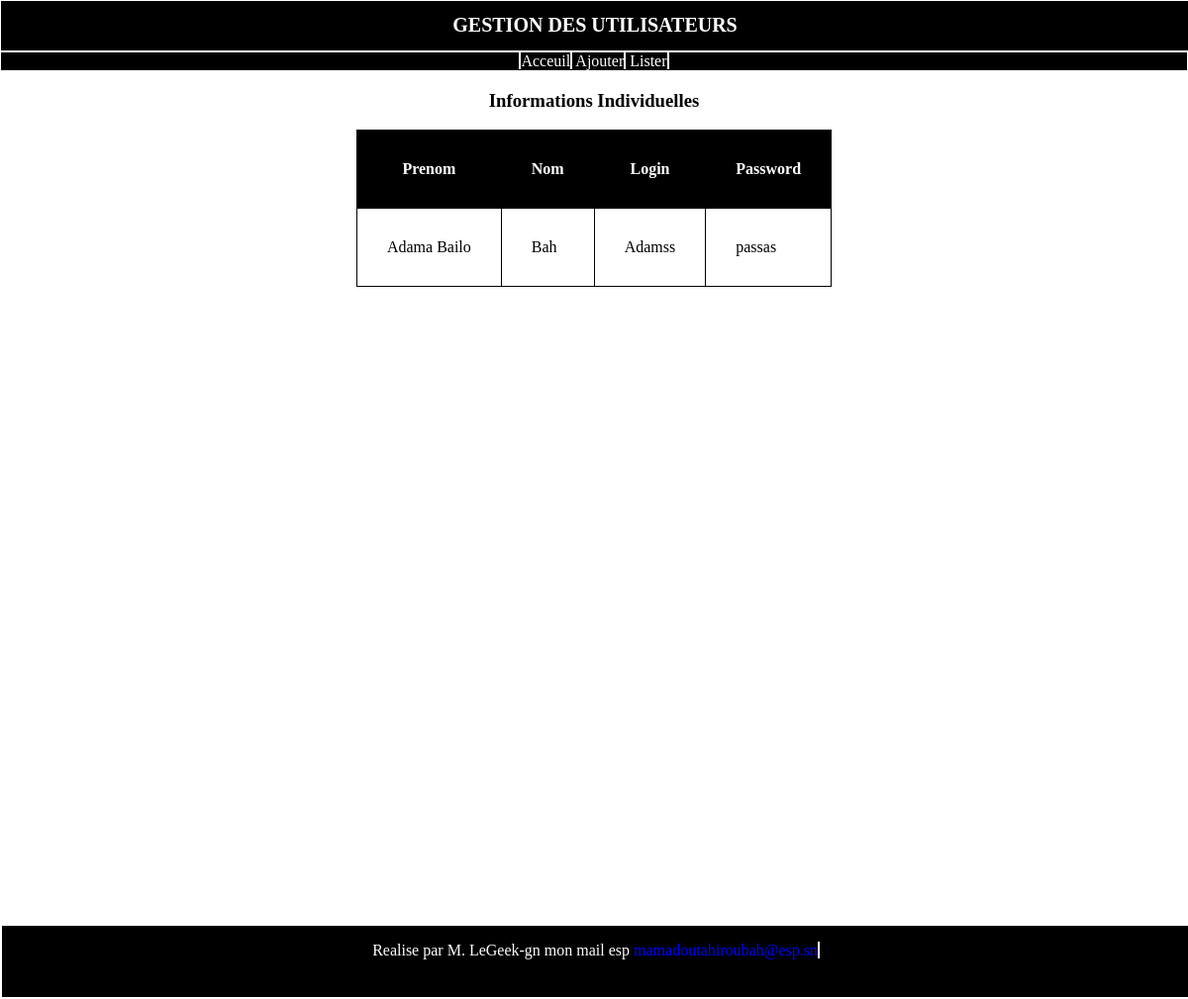
The app's page /affiche.php?login=Adamss with its own data.
### tables this page shows
CREATE TABLE `utilisateurs` (
  `prenom` varchar(100) DEFAULT NULL,
  `nom` varchar(50) DEFAULT NULL,
  `login` varchar(50) DEFAULT NULL,
  `password` varchar(50) DEFAULT NULL
);

### PUBLIC/affiche.php (the view, shortened to what this page needs)
<?php
	try {
		$bdd = new PDO("mysql:host=localhost;dbname=users","root");
	} catch (PDOException $e) {
		echo "Erreur d'accés de connexion dans la base de donée ".$e->getMessage();
	}
	$login = $_GET['login'];
	$rq = $bdd->prepare("SELECT * FROM utilisateurs WHERE login = :login");
	$rq->execute(array(
		'login' => $login
	));
 ?>
<!DOCTYPE html>
<html>
<head>
</head>
<body>
	<center>
		<h3>Informations Individuelles</h3>
		<table border="2" cellpadding="30" >
			<th>Prenom</th>
			<th>Nom</th>
			<th>Login</th>
			<th>Password</th>
			<?php foreach ($rq as $user):?>
			<tr>
				<td><?php echo $user['prenom'] ?></td>
				<td><?php echo $user['nom'] ?></td>
				<td><?php echo $user['login'] ?></td>
				<td><?php echo $user['password'] ?></td>
			</tr>
			<?php endforeach ?>
		</table>
	</center>
</body>
</html>

### PUBLIC/header.css (style rules this page uses)
body { margin: 0px; padding: 0px; }
.titre { background: black; color: white; width: 100%; font-size: 10px; border: 1px solid white; }
.lien { background: black; border: 1px solid white; }
div a { text-decoration: none; color: white; border-right: 2px solid white; }
div #accueil { border-left: 2px solid white; border-right: 2px solid white; }
th { background: black; color: white; }
table { border-collapse: collapse; border: 1px solid black; }

### PUBLIC/footer.css (style rules this page uses)
body { margin: 0px; padding: 0px; }
html,body { height: 90%; }
#contenu { min-height: 100%; position: relative; }
p a { color: blue; text-decoration: none; }
footer { background: black; color: white; border: 2px solid white; width: 100%; height: 10%; position: absolute; bottom: 0px; left: 0px; }

### records on screen
utilisateurs: prenom "Adama Bailo", nom "Bah", login "Adamss", password "passas"
